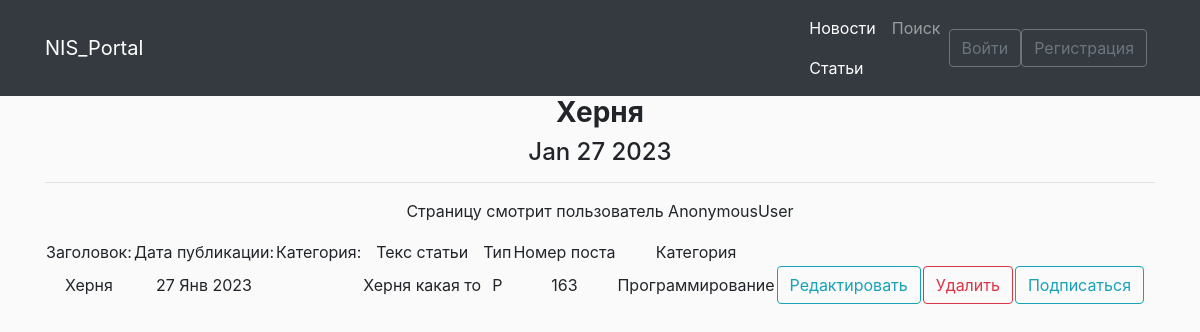
The app's page /posts/articles/163 with its own data.
### news/models.py (models this page shows, shortened)
class Post(models.Model):
    post = 'P'
    news = 'N'
    author = models.ForeignKey(Author, verbose_name='Автор', on_delete=models.CASCADE, related_name='posts')
    select = models.CharField('Статья/Новость', max_length=10, choices=SELECT, default=post)
    date = models.DateTimeField('Дата', default=timezone.now)
    categories = models.ManyToManyField(Category, through='PostCategory')
    title = models.CharField('Название статьи', max_length=120, unique=True)
    text = models.TextField('Основной текст статьи')
    rating_post = models.IntegerField(default=0)
    class Meta:
        verbose_name = 'Пост'
        verbose_name_plural = 'Посты'

class Category(models.Model):
    category_name = models.CharField(unique=True, max_length=50, verbose_name='Уникальная тема')
    subscribers = models.ManyToManyField(User, through='CategoryUser')
    class Meta:
        verbose_name = 'Категория'
        verbose_name_plural = 'Категории'

### news/views.py (the view)
# urls.py: path('articles/<int:pk>', cache_page(6)(views.NewsDetailView.as_view()), name='articles-detail'),
class NewsDetailView(DetailView):
    model = Post
    template_name = 'news/showNewsDetail.html'
    context_object_name = 'news'
    def get_context_data(self, **kwargs):
        context = super().get_context_data(**kwargs)
        post_cat = Post.objects.get(pk=self.kwargs['pk']).categories.values('category_name').get()
        context['post_cat'] = post_cat.get('category_name')
        auth_user = self.request.user
        context['auth_user'] = auth_user
        return context

### news/templatetags/bad_words_filters.py (called while the page is built)
@register.filter()
def bad_words(value):
    text_list = re.split(r'[,;!).? ]+', value)
    clean_list = []
    for el in text_list:
        if (el.lower() or el.title()) in BAD:
            el = el[0] + ((len(el) - 1) * '*')
            clean_list.append(el)
        else:
            clean_list.append(el)
    clean_text = " ".join(clean_list)
    value = clean_text
    return f'{value}'

### news/templatetags/custom_tags.py (called while the page is built)
@register.simple_tag()
def current_time(format_string='%b %d %Y'):
    return datetime.utcnow().strftime(format_string)

### news/templates/news/showNewsDetail.html (shortened to what this page needs)
{% extends 'news/base.html' %}
{% load custom_tags %}
{% load bad_words_filters %}
{% block content %}
<h3><b>{{ news.title}}</b></h3>
<h4>{% current_time '%b %d %Y' %}</h4>
   <hr>
<table>
           <tr>
               <td>Заголовок:</td>
               <td>Дата публикации:</td>
               <td>Категория:</td>
               <td>Текс статьи</td>
               <td>Тип</td>
               <td>Номер поста</td>
               <td> Категория </td>
           </tr>
            <tr>
               <td>{{ news.title }}</td>
               <td>{{ news.date|date:'d M Y' }}</td>
                <td>{{ news.categories.category }}</td>
               <td>{{ news.text|bad_words }}</td>
                <td>{{ news.select}}</td>
                <td>{{ news.id }}</td>
                <td>{{ post_cat }}</td>
                {% if news.select == 'N'%}
                    <td><a href="{% url 'news-detail' news.id%}/update" class="btn btn-outline-info">Редактировать</a></td>
                    <td><a href="{% url 'news-detail' news.id%}/delete" class="btn btn-outline-danger">Удалить</a></td>
                {% elif news.select == 'P'%}
                    <td><a href="{% url 'articles-detail' news.id%}/update" class="btn btn-outline-info">Редактировать</a></td>
                    <td><a href="{% url 'articles-detail' news.id%}/delete" class="btn btn-outline-danger">Удалить</a></td>
                {% else %}
               <td> Неизвестный тип контекта </td>
               {% endif %}
                <td><a href="#" class="btn btn-outline-info">Подписаться</a></td>
                <p>Страницу смотрит пользователь {{ auth_user }}</p>
           </tr>
       </table>
{% endblock content %}

### news/static/news/main.css (style rules this page uses)
body { background: #fafafa }

### records on screen
Post: title "Херня", date "27 Янв 2023", text|bad_words "Херня какая то", select "P", id "163"
Category: category_name "Программирование"

### other values on screen
{{ auth_user }} "AnonymousUser"
